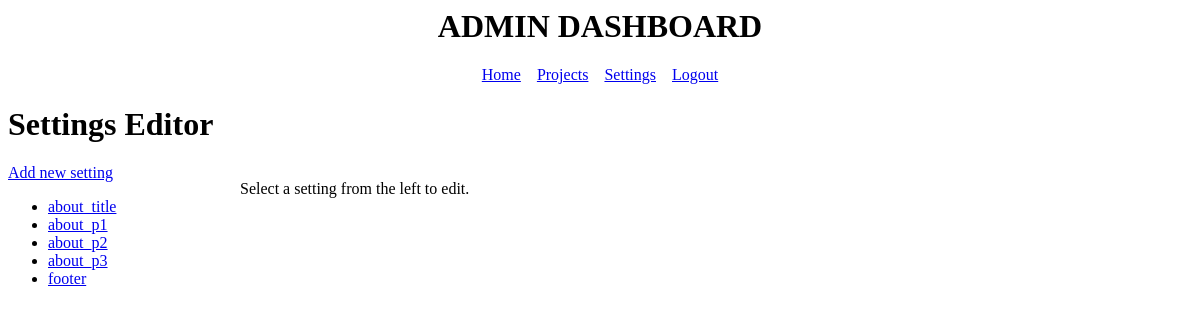
Before: /hahncoded/admin/settings.php (signed in) with the older database file.
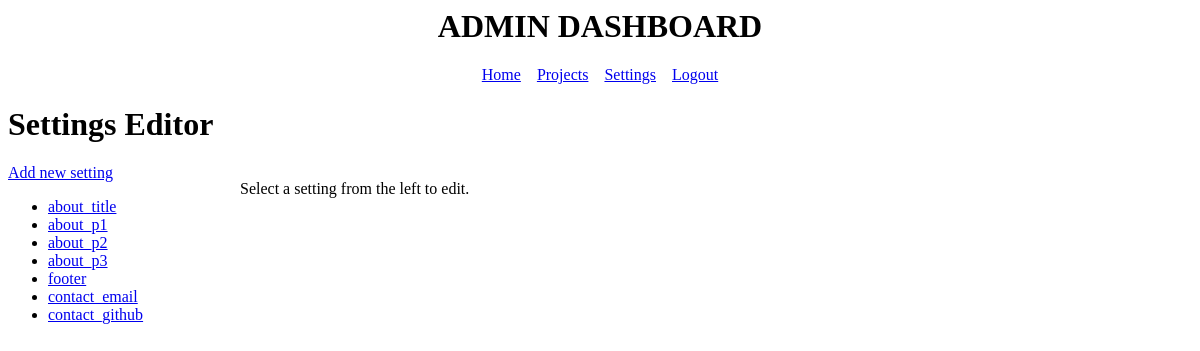
After: the same page with the newer database file.
### tables this page shows
CREATE TABLE settings (
    id INTEGER PRIMARY KEY AUTOINCREMENT,
    key TEXT UNIQUE NOT NULL,
    value TEXT NOT NULL,
    section TEXT DEFAULT 'setting',
    tag TEXT DEFAULT 'general'
);

### hahncoded/admin/settings.php (the view, shortened to what this page needs)
<?php
require "../../website_data/database.php";
$selected_setting = null;
$isNew = false;
$settings = $database->query("SELECT id, key FROM settings ORDER BY id ASC");
?>
<?php include "index.php" ?>
<h1>Settings Editor</h1>
    <div class="main-container">
        <div class="side-panel">
            <a href="?action=new">Add new setting</a>
            <ul>
                <?php while($s = $settings->fetch()): ?>
                <li>
                    <a href="?id=<?=$s["id"]?>">
                        <?=htmlspecialchars($s["key"])?>
                    </a>
                </li>
                <?php endwhile ?>
            </ul>
        </div>
        <div class="center-panel">
        <?php if ($selected_setting || $isNew): ?>
            <form method="POST">
                <fieldset>
                    <input type="hidden" name="csrf_token" value="<?=csrf_token() ?>">
                    <input type="hidden" name="mode" value="<?=$isNew ? 'create' : 'update'?>">
                    <?php if (!$isNew): ?>
                    <input type="hidden" name="id" value="<?=$selected_setting["id"]?>">
                    <?php endif; ?>
                    <label>Key</label>
                    <input name="key" value="<?=htmlspecialchars($selected_setting["key"])?>">
                    <label>Value</label>
                    <textarea name="value" rows="20"><?=htmlspecialchars($selected_setting["value"])?></textarea>
                    <label>Section (Area of the site)</label>
                    <input name="section" value="<?=htmlspecialchars($selected_setting["section"])?>">
                    <label>Tag</label>
                    <input name="tag" value="<?=htmlspecialchars($selected_setting["tag"])?>">
                    <button type="submit">SUMBIT</button>
                </fieldset>
            </form>
                <?php if (!$isNew): ?>
                    <form method="POST" style="display:inline;">
                    <input type="hidden" name="mode" value="delete">
                    <input type="hidden" name="id" value="<?= $selected_setting["id"] ?>">
                    <input type="hidden" name="csrf_token" value="<?= csrf_token() ?>">
                    <button type="submit" onclick="return confirm
                        ('Are you sure you want to delete this project');"
                        style="color:red; text-decoration: none;">
                        Delete this project
                        </button>
                <?php endif; ?>
        <?php else: ?>
            <p>Select a setting from the left to edit.</p>
        <?php endif; ?>
        </div>
    </div>
</html>

### hahncoded/admin/index.php (shortened to what this page needs)
<html>
    <head>
        <link rel="stylesheet" type="text/css" href="/css/admin.css">
    </head>
<div style="display: block; justify-items: center;">
<h1>ADMIN DASHBOARD</h1>
<div style="display: flex; gap: 1rem; align-items: center;">
    <a href="index.php">Home</a>
    <a href="projects.php">Projects</a>
    <a href="settings.php">Settings</a>
    <a href="logout.php">Logout</a>
</div>
</div>

### hahncoded/css/admin.css (style rules this page uses)
.main-container { display: flex; gap: 2rem; max-width: 1000px; }
.side-panel { min-width: 200px; }
.center-panel { flex: 1; }

Changed rows visible on the page:
added settings: key "contact_email"
added settings: key "contact_github"
